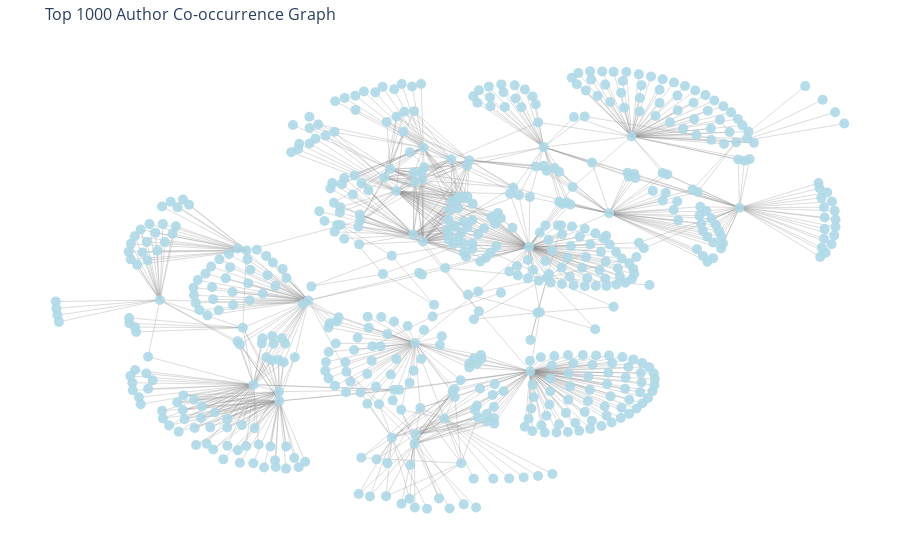

Here is the notebook cell this chart was saved with:
### Code cell
import pandas as pd
import networkx as nx
import plotly.graph_objects as go

df = pd.read_excel('../demo_dataset_new.xlsx')
author_list = df['Author Name'].tolist()

# Define a function to extract the author names from each entry
def extract_authors(entry):
    entry = entry.rstrip(',')
    author_list = entry.split(', ')
    author_list = [author.strip() for author in author_list]
    return author_list

# Create an empty graph
G = nx.Graph()

# Iterate over each entry in the author_list
for entry in author_list:
    authors = extract_authors(entry)
    
    # Add edges between all pairs of authors in the entry
    for i in range(len(authors)):
        for j in range(i+1, len(authors)):
            author1 = authors[i]
            author2 = authors[j]
            # Increment the weight of the edge if it already exists
            if G.has_edge(author1, author2):
                G[author1][author2]['weight'] += 1
            else:
                G.add_edge(author1, author2, weight=1)

# Create a sorted list of edges based on their weight in descending order
sorted_edges = sorted(G.edges(data=True), key=lambda x: x[2]['weight'], reverse=False)

# Keep only the top 1000 edges
top_edges = sorted_edges[:1000]

# Create a new graph with only the top edges
G_top = nx.Graph()
G_top.add_edges_from(top_edges)

# Generate the layout of the graph
pos = nx.kamada_kawai_layout(G_top)

# Extract node positions and edge coordinates
node_x = []
node_y = []
for node, position in pos.items():
    node_x.append(position[0])
    node_y.append(position[1])

edge_x = []
edge_y = []
for edge in G_top.edges():
    x0, y0 = pos[edge[0]]
    x1, y1 = pos[edge[1]]
    edge_x.extend([x0, x1, None])
    edge_y.extend([y0, y1, None])

# Create edge trace
edge_trace = go.Scatter(
    x=edge_x, y=edge_y,
    line=dict(width=0.3, color='#888'),
    hoverinfo='none',
    mode='lines')

# Create node trace
node_trace = go.Scatter(
    x=node_x, y=node_y,
    mode='markers',
    hoverinfo='text',
    marker=dict(
        showscale=False,
        color='lightblue',
        opacity=0.9,
        size=10))

# Create a list of node labels
node_labels = [node for node in G_top.nodes()]

# Create node text
node_text = [f"{node}<br>Co-occurrences: {len(adjacencies)}" for node, adjacencies in G_top.adjacency()]

# Update node trace with labels and text
node_trace.text = node_labels
node_trace.hovertext = node_text

# Create figure
fig = go.Figure(data=[edge_trace, node_trace],
                layout=go.Layout(
                    title='Top 1000 Author Co-occurrence Graph',
                    titlefont_size=16,
                    showlegend=False,
                    hovermode='closest',
                    margin=dict(b=20, l=5, r=5, t=40),
                    plot_bgcolor='rgba(0,0,0,0)',
                    xaxis=dict(showgrid=False, zeroline=False, showticklabels=False),
                    yaxis=dict(showgrid=False, zeroline=False, showticklabels=False),
                    ))

# Show the figure
fig.show()

### Figure 1 — Plotly figure (JSON) as saved in the notebook; plotly's stock layout.template omitted (floating-point values rounded to 4 significant figures; data arrays with more than 128 entries replaced by an {"elided": "..."} marker saying what was removed)
{"data": [{"hoverinfo": "none", "line": {"color": "#888", "width": 0.3}, "mode": "lines", "type": "scatter", "x": {"elided": "3000 float values"}, "y": {"elided": "3000 float values"}}, {"hoverinfo": "text", "hovertext": {"elided": "601 str values"}, "marker": {"color": "lightblue", "opacity": 0.9, "showscale": false, "size": 10}, "mode": "markers", "text": {"elided": "601 str values"}, "type": "scatter", "x": {"elided": "601 float values"}, "y": {"elided": "601 float values"}}], "layout": {"hovermode": "closest", "margin": {"b": 20, "l": 5, "r": 5, "t": 40}, "plot_bgcolor": "rgba(0,0,0,0)", "showlegend": false, "title": {"font": {"size": 16}, "text": "Top 1000 Author Co-occurrence Graph"}, "xaxis": {"showgrid": false, "showticklabels": false, "zeroline": false}, "yaxis": {"showgrid": false, "showticklabels": false, "zeroline": false}}}
